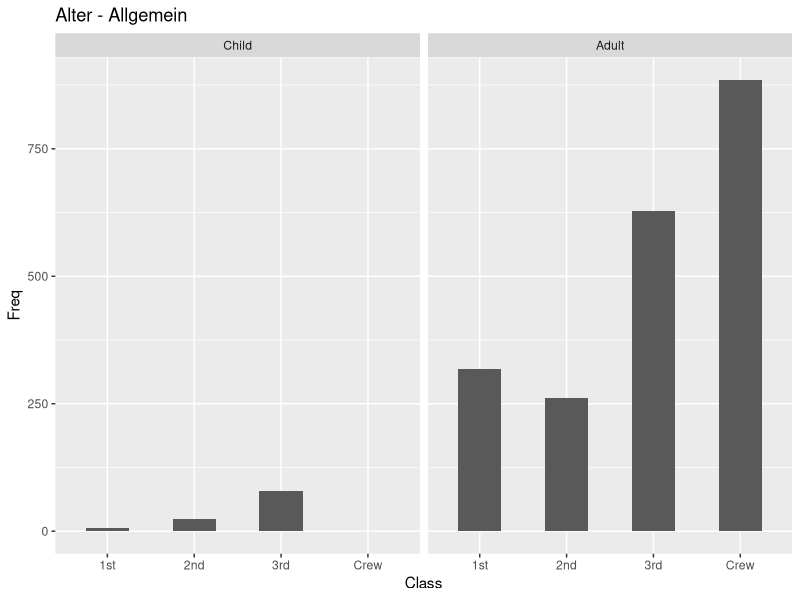
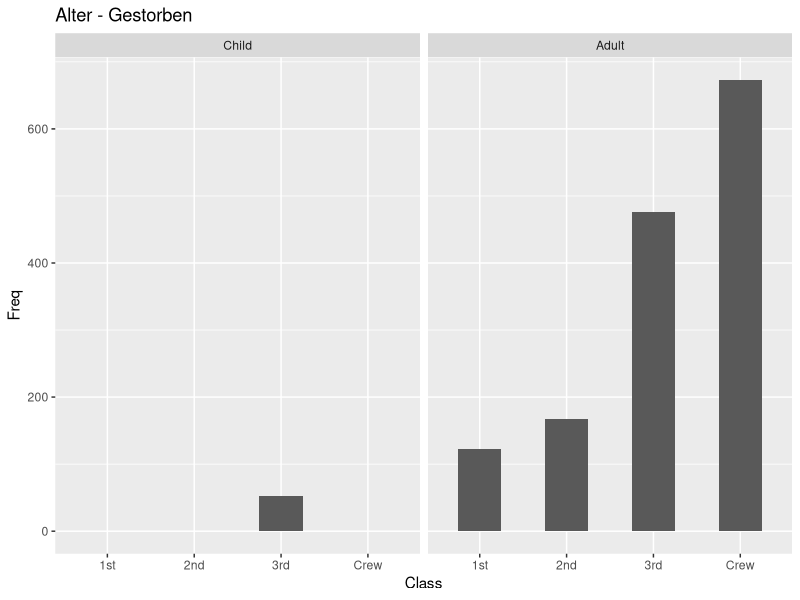
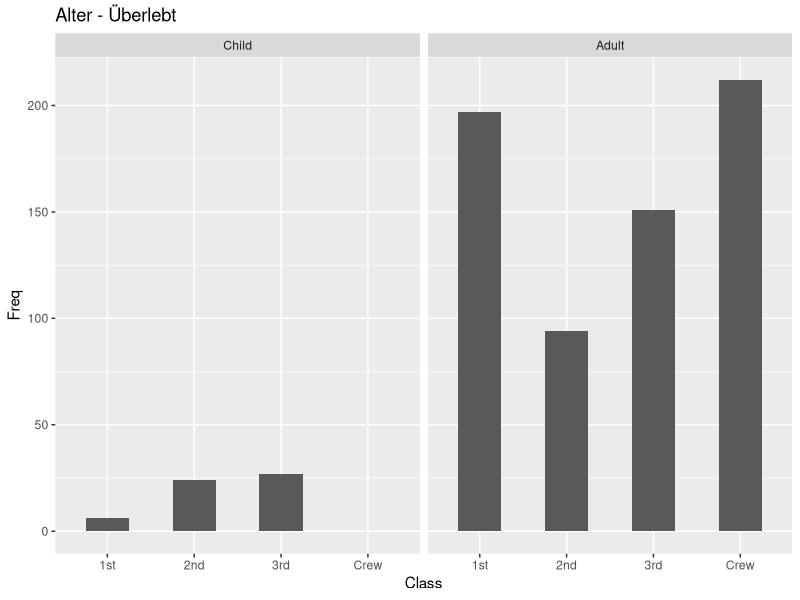
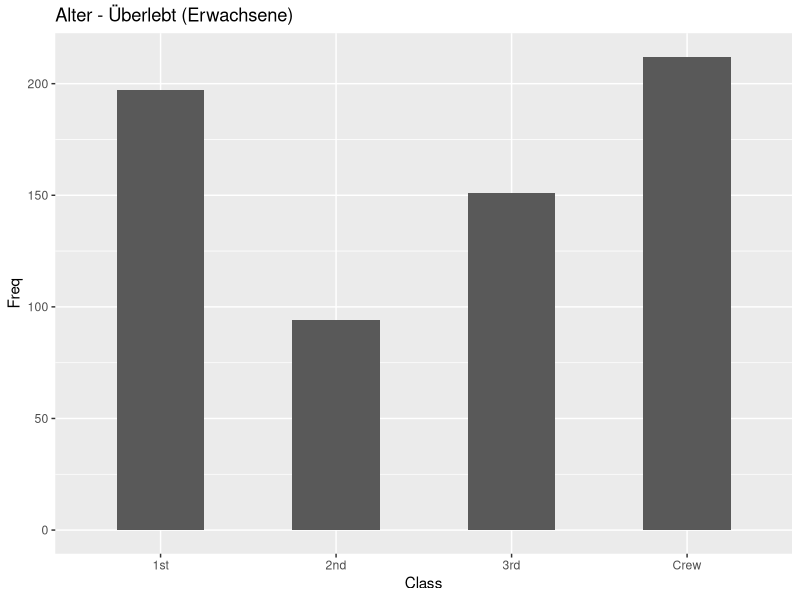
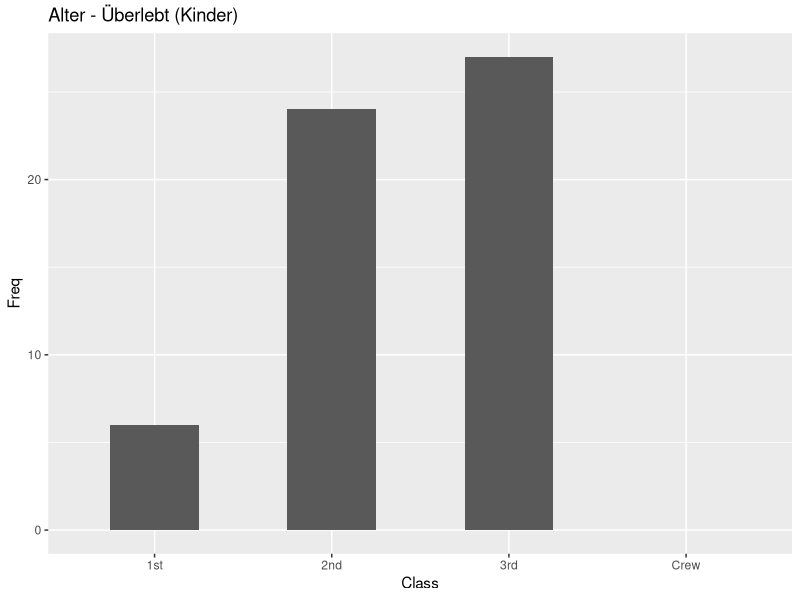
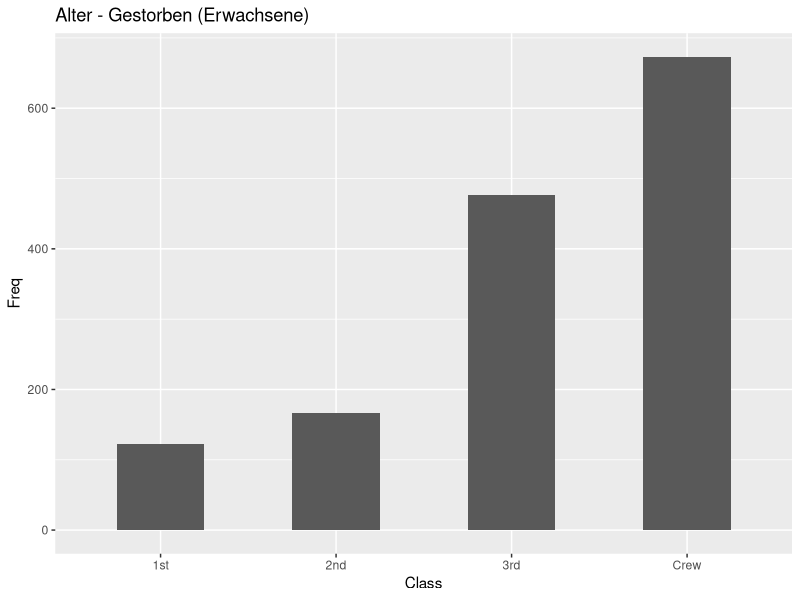
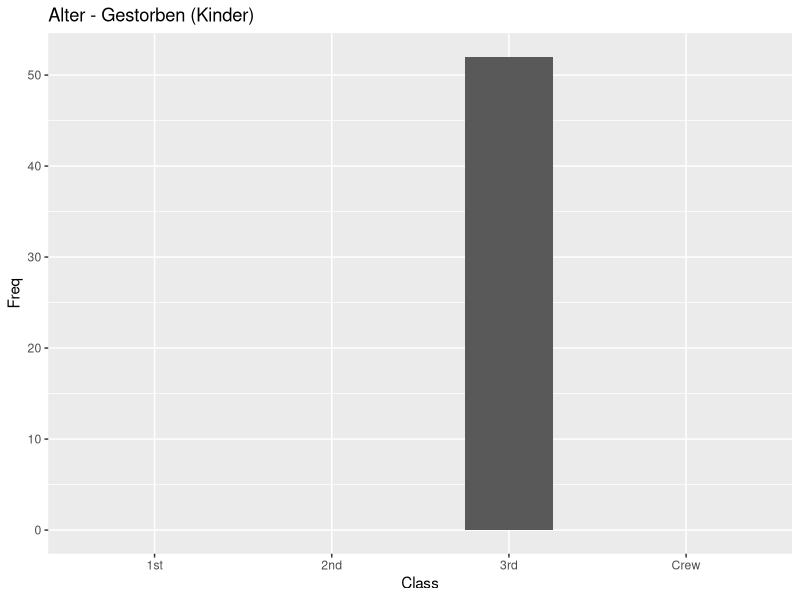
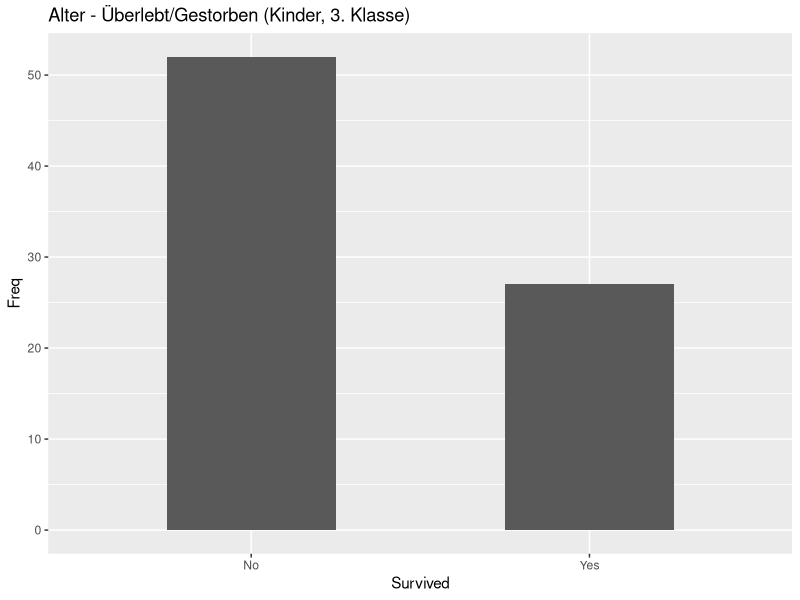

These charts were generated, in order, by the following R code:
# Allgemein
library(ggplot2)
t <- as.data.frame(Titanic)
adult <- subset(t, Age == 'Adult')
child <- subset(t, Age == 'Child')
died <- subset(t, Survived == 'No')
survived <- subset(t, Survived == 'Yes')
adult_died <- subset(adult, Survived == 'No')
adult_survived <- subset(adult, Survived == 'Yes')
child_died <- subset(child, Survived == 'No')
child_survived <- subset(child, Survived == 'Yes')

# Alter
ggplot(t, aes(x = Class, y = Freq)) +
  geom_col(width = 0.5) +
  facet_wrap(~Age) + 
  ggtitle('Alter - Allgemein')
# Gestorben
ggplot(died, aes(x = Class, y = Freq)) +
  geom_col(width = 0.5) +
  facet_wrap(~Age) + 
  ggtitle('Alter - Gestorben')
# Überlebt
ggplot(survived, aes(x = Class, y = Freq)) +
  geom_col(width = 0.5) +
  facet_wrap(~Age) +
  ggtitle('Alter - Überlebt')
# Überlebt Erwachsene
ggplot(adult_survived, aes(x = Class, y = Freq)) +
  geom_col(width = 0.5) +
  ggtitle('Alter - Überlebt (Erwachsene)')
# Überlebt Kinder
ggplot(child_survived, aes(x = Class, y = Freq)) +
  geom_col(width = 0.5) +
  ggtitle('Alter - Überlebt (Kinder)')
# Gestorben Erwachsene
ggplot(adult_died, aes(x = Class, y = Freq)) +
  geom_col(width = 0.5) +
  ggtitle('Alter - Gestorben (Erwachsene)')
# Gestorben Kinder
ggplot(child_died, aes(x = Class, y = Freq)) +
  geom_col(width = 0.5) +
  ggtitle('Alter - Gestorben (Kinder)')
# Überprüfen -> Sterberate Kinder 3. Klasse
child_3rd = subset(child, child$Class == '3rd')
ggplot(child_3rd, aes(x = Survived, y = Freq)) +
  geom_col(width = 0.5) +
  ggtitle('Alter - Überlebt/Gestorben (Kinder, 3. Klasse)')
# Überprüfen -> Sterberate Erwachsene
ggplot(adult, aes(x = Survived, y = Freq)) +
  geom_col(width = 0.5) +
  facet_wrap(~Class) +
  ggtitle('Alter - Überlebt/Gestorben (Erwachsene)')

# Geschlecht (Überlebt/Gestorben)
ggplot(t, aes(x = Survived, y = Freq, fill = Sex)) +
  geom_col(width = 0.5) +
  ggtitle('Geschlecht - Allgemein')
# Überlebt
ggplot(survived, aes(x = Sex, y = Freq)) +
  geom_col(width = 0.5) +
  ggtitle('Geschlecht - Überlebt')
# Überlebt Erwachsene
ggplot(adult_survived, aes(x = Class, y = Freq, fill= Age)) +
  geom_col(width = 0.5) +
  facet_wrap(~Sex) +
  ggtitle('Geschlecht - Überlebt (Erwachsene)')
# Überlebt Kinder
ggplot(child_survived, aes(x = Class, y = Freq, fill= Age)) +
  geom_col(width = 0.5) +
  facet_wrap(~Sex) +
  ggtitle('Geschlecht - Überlebt (Kinder)')
# Gestorben Erwachsene
ggplot(adult_died, aes(x = Class, y = Freq, fill= Age)) +
  geom_col(width = 0.5) +
  facet_wrap(~Sex) +
  ggtitle('Geschlecht - Gestorben (Erwachsene)')
# Gestorben Kinder
ggplot(child_died, aes(x = Class, y = Freq, fill= Age)) +
  geom_col(width = 0.5) +
  facet_wrap(~Sex) +
  ggtitle('Geschlecht - Gestorben (Kinder)')
# Tatsächlich haben mehr Männer als Frauen überlebt (in absoluten Zahlen gesehen)
ggplot(survived, aes(x = Sex, y = Freq)) +
  geom_col(width = 0.5) +
  ggtitle('Geschlecht - Überlebt insgesamt')


# Klasse
ggplot(t, aes(x = Class, y = Freq, fill = Age)) +
  geom_col(width = 0.5) +
  facet_wrap(~Survived) +
  ggtitle('Klassen - Allgemein')
# -> Überlebt Erwachsene
ggplot(adult_survived, aes(x = Class, y = Freq)) +
  geom_col(width = 0.5) +
  ggtitle('Klassen - Überlebt (Erwachsene)')
# -> Überlebt Kinder
ggplot(child_survived, aes(x = Class, y = Freq)) +
  geom_col(width = 0.5) +
  ggtitle('Klassen - Überlebt (Kinder)')
# -> Gestorben Erwachsene
ggplot(adult_died, aes(x = Class, y = Freq)) +
  geom_col(width = 0.5) +
  ggtitle('Klassen - Gestorben (Erwachsene)')
# -> Gestorben Kinder
ggplot(child_died, aes(x = Class, y = Freq)) +
  geom_col(width = 0.5) +
  ggtitle('Klassen - Gestorben (Kinder)')
